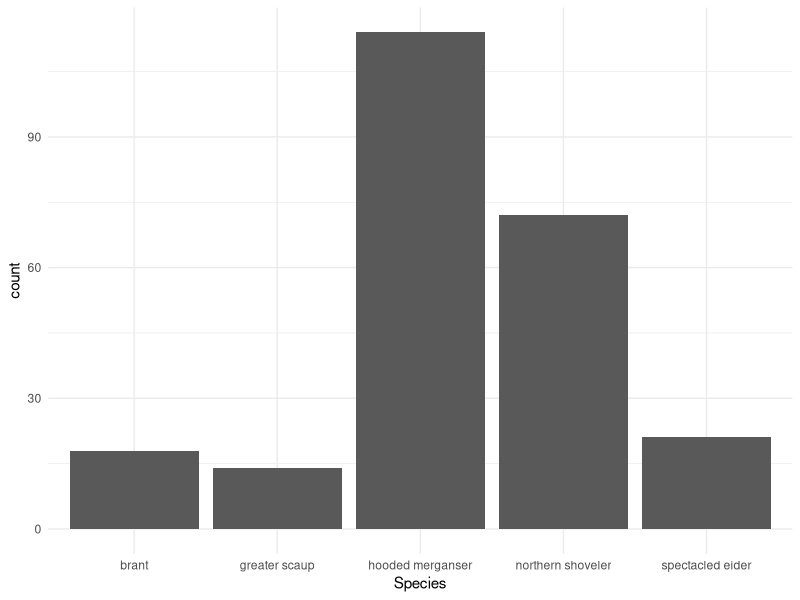

Reproduce this figure in R.
## ---- chunk 1
#| echo: false
#| output: false

library(tidyverse)
library(ggplot2)
library(readxl)

ducks <- read_excel("2024 Duck Stamp Contest.xlsx")
## ---- chunk 2
#| echo: false
#| output: false
ducks |>
  filter(Species %in% c("hooded merganser", "northern shoveler", "spectacled eider", "brant", "greater scaup")) |>
  group_by(Species) |>
  summarize(
    count = n(),
    percent = (n() / 239) * 100) |>
  arrange(desc(count))
  
## ---- chunk 3
#| echo: false
ducks |>
  filter(Species %in% c("hooded merganser", "northern shoveler", "spectacled eider", "brant", "greater scaup")) |>
  group_by(Species) |>
  summarize(
    count = n()) |>
  arrange(desc(count)) |>
  ggplot() +
  geom_col(aes(x = Species, y = count)) +
  theme_minimal()

## ---- chunk 4
#| echo: false

ducks |>
  rename("totscorer1" = "Total score R1") |>
  mutate(
    r1pass = if_else(
      condition = totscorer1 >= 3,
      true = 1,
      false = 0
    )
  ) |>
  filter(Species %in% c("hooded merganser", "northern shoveler", "spectacled eider", "brant", "greater scaup")) |>
  group_by(Species) |>
  summarize(
    meanscore = mean(totscorer1), 
    passrate = mean(r1pass)) |>
  arrange(desc(passrate))

